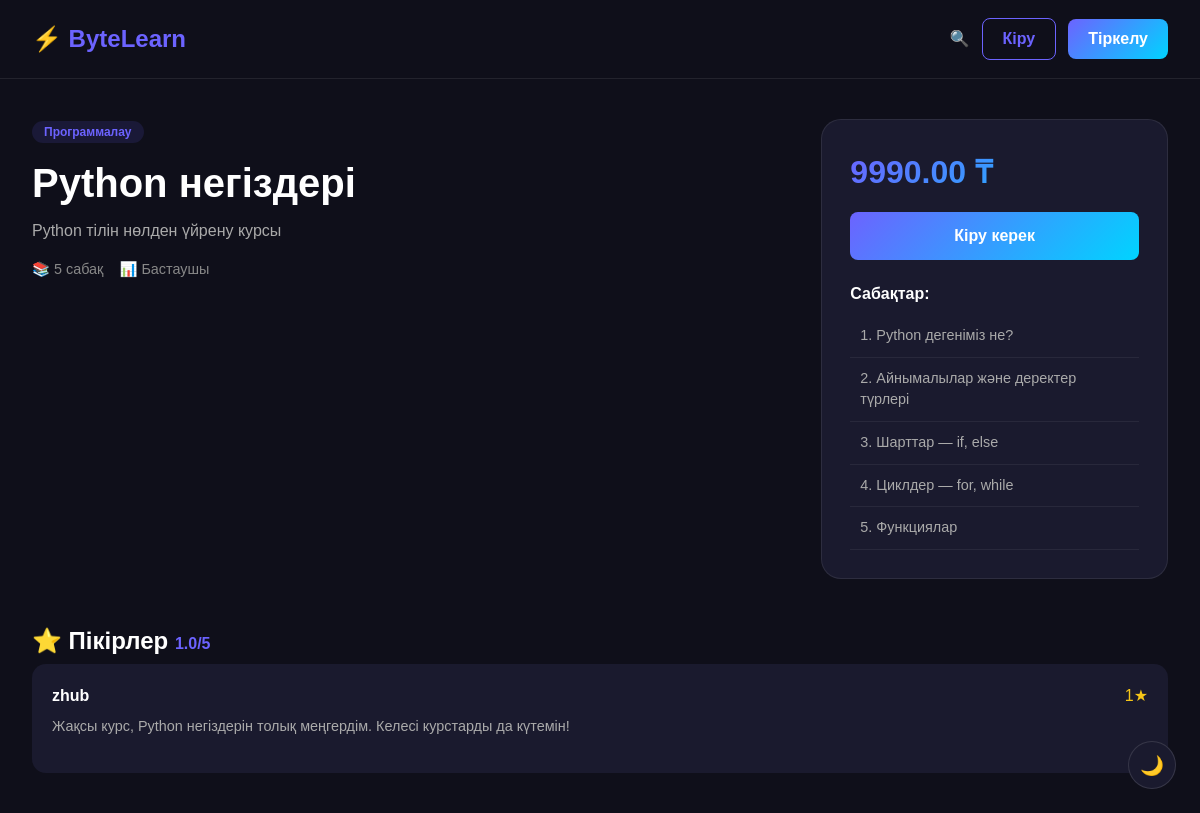
The app's page /course/1/ with its own data.
### courses/models.py (models this page shows, shortened)
class Course(models.Model):
    LEVEL_CHOICES = [
        ('beginner', 'Бастаушы'),
        ('intermediate', 'Орташа'),
        ('advanced', 'Кәсіби'),
    ]
    title = models.CharField(max_length=200)
    description = models.TextField()
    category = models.ForeignKey(Category, on_delete=models.CASCADE)
    price = models.DecimalField(max_digits=8, decimal_places=2)
    image = models.ImageField(upload_to='courses/', blank=True, null=True)
    level = models.CharField(max_length=20, choices=LEVEL_CHOICES, default='beginner')
    created_at = models.DateTimeField(auto_now_add=True)
    def lesson_count(self):
        return self.lesson_set.count()

class Category(models.Model):
    name = models.CharField(max_length=100)
    def __str__(self):
        return self.name

class Lesson(models.Model):
    course = models.ForeignKey(Course, on_delete=models.CASCADE)
    title = models.CharField(max_length=200)
    content = models.TextField()
    video_url = models.URLField(blank=True, null=True)
    order = models.IntegerField(default=0)
    class Meta:
        ordering = ['order']

class Review(models.Model):
    user = models.ForeignKey(User, on_delete=models.CASCADE)
    course = models.ForeignKey(Course, on_delete=models.CASCADE)
    rating = models.IntegerField(choices=[(i, i) for i in range(1, 6)])
    comment = models.TextField()
    created_at = models.DateTimeField(auto_now_add=True)
    class Meta:
        unique_together = ('user', 'course')

### courses/views.py (the view)
# urls.py: path('course/<int:pk>/', views.course_detail, name='course_detail'),
def course_detail(request, pk):
    course = get_object_or_404(Course, pk=pk)
    lessons = course.lesson_set.all()
    reviews = Review.objects.filter(course=course).select_related('user')
    avg_rating = reviews.aggregate(Avg('rating'))['rating__avg']
    is_enrolled = False
    if request.user.is_authenticated:
        is_enrolled = Enrollment.objects.filter(user=request.user, course=course).exists()
    return render(request, 'course_detail.html', {
        'course': course,
        'lessons': lessons,
        'is_enrolled': is_enrolled,
        'reviews': reviews,
        'avg_rating': avg_rating,
    })

### templates/course_detail.html (shortened to what this page needs)
{% extends 'base.html' %}
{% block content %}
<div class="row g-5">
    <div class="col-md-8">
        <span class="badge-cat">{{ course.category }}</span>
        <h1 style="font-weight:800; margin-top:16px;">{{ course.title }}</h1>
        <p style="color:#aaa; font-size:1rem; margin-top:12px;">{{ course.description }}</p>
        <div class="d-flex gap-3 mt-3" style="color:#888; font-size:0.9rem;">
            <span>📚 {{ course.lesson_count }} сабақ</span>
            <span>📊 {{ course.get_level_display }}</span>
        </div>
    </div>
    <div class="col-md-4">
        <div style="background:#1a1a2e; border:1px solid #ffffff15; border-radius:20px; padding:28px;">
            <div class="price-tag" style="font-size:2rem;">{{ course.price }} ₸</div>
           {% if user.is_authenticated %}
    {% if is_enrolled %}
        <a href="{% url 'lesson_list' course.pk %}" class="btn-glow" style="display:block; text-align:center; padding:12px; text-decoration:none; margin-top:16px;">
            Оқуды жалғастыру →
        </a>
    {% else %}
        {% if course.price == 0 %}
            <a href="{% url 'enroll' course.pk %}" class="btn-glow" style="display:block; text-align:center; padding:12px; text-decoration:none; margin-top:16px;">
                Тегін жазылу
            </a>
        {% else %}
            <div style="margin-top:16px;">
                <div style="background:#0f0f1a; border-radius:12px; padding:16px; margin-bottom:12px; text-align:center;">
                    <p style="color:#aaa; font-size:0.85rem; margin-bottom:8px;">Kaspi арқылы төлеу:</p>
                    <div style="background:#fff; border-radius:8px; padding:12px; display:inline-block;">
                        <img src="https://api.qrserver.com/v1/create-qr-code/?size=120x120&data=https://kaspi.kz/pay/ByteLearn?amount={{ course.price }}" width="120" height="120" alt="Kaspi QR">
                    </div>
                    <p style="color:#555; font-size:0.75rem; margin-top:8px;">Kaspi.kz арқылы {{ course.price }} ₸ төлеңіз</p>
                </div>
                <a href="{% url 'enroll' course.pk %}" class="btn-glow" style="display:block; text-align:center; padding:12px; text-decoration:none;">
                    Төлем жасадым ✓
                </a>
            </div>
        {% endif %}
    {% endif %}
{% else %}
    <a href="/login/" class="btn-glow" style="display:block; text-align:center; padding:12px; text-decoration:none; margin-top:16px;">
        Кіру керек
    </a>
{% endif %}
            <div style="margin-top:24px;">
                <h6 style="font-weight:700; margin-bottom:12px;">Сабақтар:</h6>
                {% for lesson in lessons %}
                <div style="padding:10px; border-bottom:1px solid #ffffff10; color:#aaa; font-size:0.9rem;">
                    {{ forloop.counter }}. {{ lesson.title }}
                </div>
                {% endfor %}
            </div>
        </div>
    </div>
</div>
<div style="margin-top:48px;">
    <h4 style="font-weight:800; margin-bottom:8px;">
        ⭐ Пікірлер
        {% if avg_rating %}
            <span style="color:#6c63ff; font-size:1rem;">{{ avg_rating|floatformat:1 }}/5</span>
        {% endif %}
    </h4>
    <div class="d-flex flex-column gap-3">
        {% for review in reviews %}
        <div style="background:#1a1a2e; border-radius:14px; padding:20px;">
            <div class="d-flex justify-content-between">
                <span style="font-weight:700;">{{ review.user.username }}</span>
                <span style="color:#f5c518;">{{ review.rating }}★</span>
            </div>
            <p style="color:#aaa; margin-top:8px; font-size:0.9rem;">{{ review.comment }}</p>
        </div>
        {% empty %}
        <p style="color:#666;">Әзірше пікір жоқ.</p>
        {% endfor %}
    </div>
</div>
{% endblock %}

### templates/base.html (style rules this page uses)
* { font-family: Arial, sans-serif; }
body { background: #0f0f1a; color: #fff; margin: 0; }
.btn-glow { background: linear-gradient(135deg, #6c63ff, #00d4ff); border: none; color: #fff; font-weight: 600; padding: 8px 20px; border-radius: 8px; cursor: pointer; text-decoration: none; display: inline-block; }
.badge-cat { background: #6c63ff20; color: #6c63ff; border-radius: 20px; padding: 4px 12px; font-size: 0.75rem; font-weight: 600; }
.price-tag { background: linear-gradient(135deg, #6c63ff, #00d4ff); -webkit-background-clip: text; -webkit-text-fill-color: transparent; font-size: 1.3rem; font-weight: 800; }

### records on screen
Course: category "Программалау", title "Python негіздері", description "Python тілін нөлден үйрену курсы", lesson_count "5", level "Бастаушы", price "9990.00"
Lesson: title "Python дегеніміз не?"
Lesson: title "Айнымалылар және деректер түрлері"
Lesson: title "Шарттар — if, else"
Lesson: title "Циклдер — for, while"
Lesson: title "Функциялар"
Review: user.username "zhub", rating "1", comment "Жақсы курс, Python негіздерін толық меңгердім. Келесі курстарды да күтемін!"

### other values on screen
{{ avg_rating|floatformat:1 }} "1.0"
